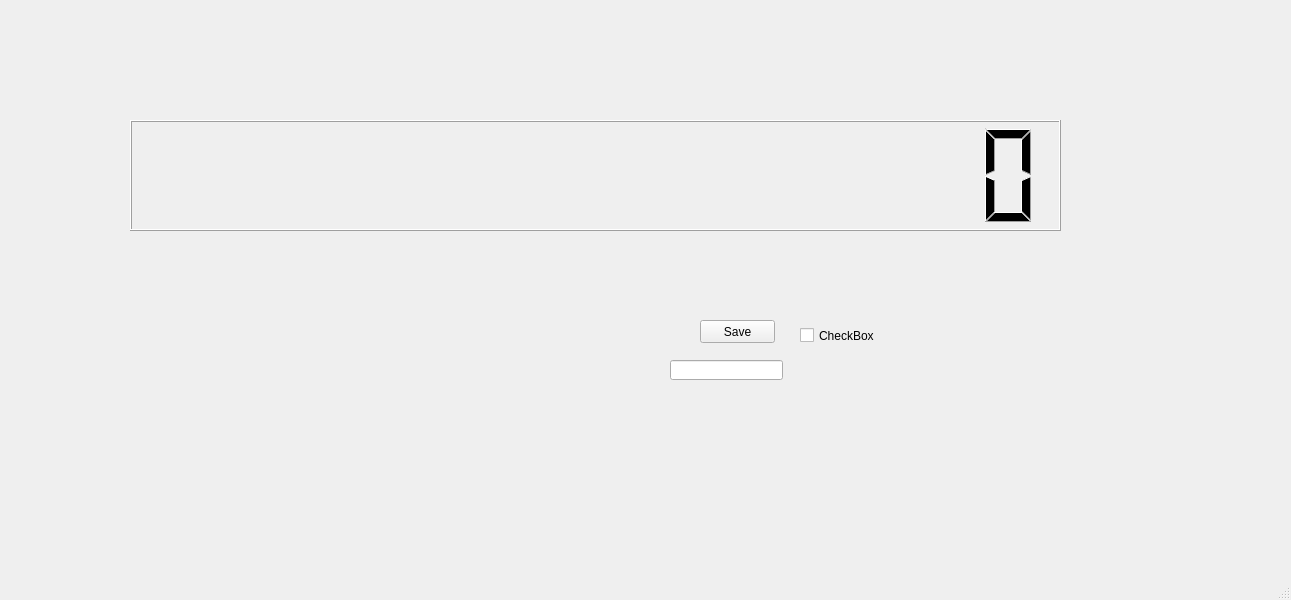
<?xml version="1.0" encoding="UTF-8"?>
<ui version="4.0">
 <class>MainWindow</class>
 <widget class="QMainWindow" name="MainWindow">
  <property name="geometry">
   <rect>
    <x>0</x>
    <y>0</y>
    <width>1291</width>
    <height>600</height>
   </rect>
  </property>
  <property name="windowTitle">
   <string>MainWindow</string>
  </property>
  <widget class="QWidget" name="centralwidget">
   <widget class="QLCDNumber" name="lcdNumber">
    <property name="geometry">
     <rect>
      <x>130</x>
      <y>120</y>
      <width>931</width>
      <height>111</height>
     </rect>
    </property>
    <property name="digitCount">
     <number>16</number>
    </property>
   </widget>
   <widget class="QCheckBox" name="trayCheckBox">
    <property name="geometry">
     <rect>
      <x>800</x>
      <y>280</y>
      <width>301</width>
      <height>111</height>
     </rect>
    </property>
    <property name="text">
     <string>CheckBox</string>
    </property>
   </widget>
   <widget class="QPushButton" name="saveButton">
    <property name="geometry">
     <rect>
      <x>700</x>
      <y>320</y>
      <width>75</width>
      <height>23</height>
     </rect>
    </property>
    <property name="text">
     <string>Save</string>
    </property>
   </widget>
   <widget class="QLineEdit" name="Name">
    <property name="geometry">
     <rect>
      <x>670</x>
      <y>360</y>
      <width>113</width>
      <height>20</height>
     </rect>
    </property>
   </widget>
  </widget>
  <widget class="QMenuBar" name="menubar">
   <property name="geometry">
    <rect>
     <x>0</x>
     <y>0</y>
     <width>1291</width>
     <height>21</height>
    </rect>
   </property>
  </widget>
  <widget class="QStatusBar" name="statusbar"/>
 </widget>
 <resources/>
 <connections/>
</ui>
